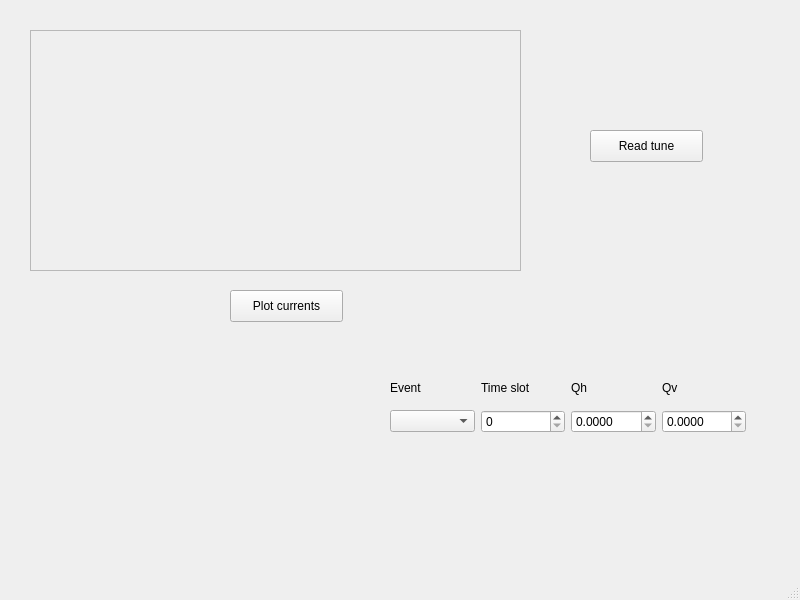
<?xml version="1.0" encoding="UTF-8"?>
<ui version="4.0">
 <class>MainWindow</class>
 <widget class="QMainWindow" name="MainWindow">
  <property name="geometry">
   <rect>
    <x>0</x>
    <y>0</y>
    <width>800</width>
    <height>600</height>
   </rect>
  </property>
  <property name="windowTitle">
   <string>tune </string>
  </property>
  <widget class="QWidget" name="centralwidget">
   <widget class="QPushButton" name="read_tune_pushButton">
    <property name="geometry">
     <rect>
      <x>590</x>
      <y>130</y>
      <width>113</width>
      <height>32</height>
     </rect>
    </property>
    <property name="text">
     <string>Read tune</string>
    </property>
   </widget>
   <widget class="QFrame" name="frame">
    <property name="geometry">
     <rect>
      <x>30</x>
      <y>30</y>
      <width>491</width>
      <height>241</height>
     </rect>
    </property>
    <property name="frameShape">
     <enum>QFrame::StyledPanel</enum>
    </property>
    <property name="frameShadow">
     <enum>QFrame::Raised</enum>
    </property>
    <widget class="QWidget" name="verticalLayoutWidget">
     <property name="geometry">
      <rect>
       <x>-1</x>
       <y>-1</y>
       <width>491</width>
       <height>241</height>
      </rect>
     </property>
     <layout class="QVBoxLayout" name="qtcurrents_mpl_verticalLayout"/>
    </widget>
   </widget>
   <widget class="QWidget" name="gridLayoutWidget">
    <property name="geometry">
     <rect>
      <x>390</x>
      <y>372</y>
      <width>356</width>
      <height>61</height>
     </rect>
    </property>
    <layout class="QGridLayout" name="gridLayout">
     <item row="1" column="1">
      <widget class="QSpinBox" name="timeslot_spinBox">
       <property name="maximum">
        <number>63</number>
       </property>
      </widget>
     </item>
     <item row="1" column="0">
      <widget class="QComboBox" name="event_comboBox"/>
     </item>
     <item row="0" column="2">
      <widget class="QLabel" name="label">
       <property name="text">
        <string>Qh</string>
       </property>
      </widget>
     </item>
     <item row="1" column="3">
      <widget class="QDoubleSpinBox" name="qv_doubleSpinBox">
       <property name="decimals">
        <number>4</number>
       </property>
      </widget>
     </item>
     <item row="1" column="2">
      <widget class="QDoubleSpinBox" name="qh_doubleSpinBox">
       <property name="whatsThis">
        <string/>
       </property>
       <property name="decimals">
        <number>4</number>
       </property>
      </widget>
     </item>
     <item row="0" column="3">
      <widget class="QLabel" name="label_2">
       <property name="text">
        <string>Qv</string>
       </property>
      </widget>
     </item>
     <item row="0" column="1">
      <widget class="QLabel" name="label_3">
       <property name="text">
        <string>Time slot</string>
       </property>
      </widget>
     </item>
     <item row="0" column="0">
      <widget class="QLabel" name="label_4">
       <property name="text">
        <string>Event</string>
       </property>
      </widget>
     </item>
    </layout>
   </widget>
   <widget class="QPushButton" name="plot_currents_pushButton">
    <property name="geometry">
     <rect>
      <x>230</x>
      <y>290</y>
      <width>113</width>
      <height>32</height>
     </rect>
    </property>
    <property name="text">
     <string>Plot currents</string>
    </property>
   </widget>
  </widget>
  <widget class="QMenuBar" name="menubar">
   <property name="geometry">
    <rect>
     <x>0</x>
     <y>0</y>
     <width>800</width>
     <height>24</height>
    </rect>
   </property>
  </widget>
  <widget class="QStatusBar" name="statusbar"/>
 </widget>
 <resources/>
 <connections>
  <connection>
   <sender>read_tune_pushButton</sender>
   <signal>clicked()</signal>
   <receiver>MainWindow</receiver>
   <slot>read_tune()</slot>
   <hints>
    <hint type="sourcelabel">
     <x>624</x>
     <y>173</y>
    </hint>
    <hint type="destinationlabel">
     <x>775</x>
     <y>95</y>
    </hint>
   </hints>
  </connection>
  <connection>
   <sender>plot_currents_pushButton</sender>
   <signal>clicked()</signal>
   <receiver>MainWindow</receiver>
   <slot>update_plot()</slot>
   <hints>
    <hint type="sourcelabel">
     <x>305</x>
     <y>324</y>
    </hint>
    <hint type="destinationlabel">
     <x>565</x>
     <y>409</y>
    </hint>
   </hints>
  </connection>
 </connections>
 <slots>
  <slot>read_tune()</slot>
  <slot>update_plot()</slot>
 </slots>
</ui>
